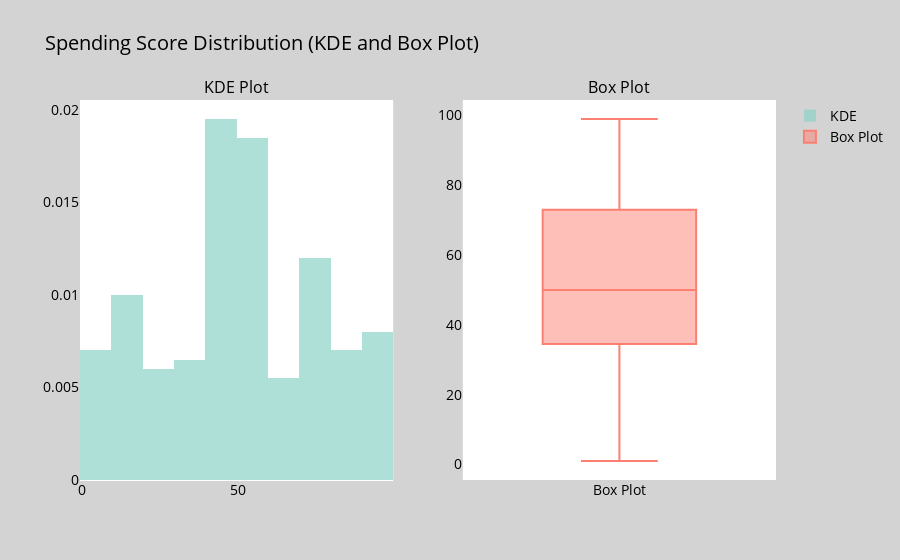

This figure's notebook cell:
### Code cell
# Define a color scale from the color library
color_scale = pc.qualitative.Set3

# Create subplots with 1 row and 2 columns
fig = make_subplots(rows=1, cols=2, subplot_titles=("KDE Plot", "Box Plot"))

# Create KDE Plot (left subplot)
kde_trace = go.Histogram(
    x=df['Spending Score (1-100)'],
    name="KDE",
    histnorm='probability density',
    marker=dict(color=color_scale[0]),
    opacity=0.7,
)
fig.add_trace(kde_trace, row=1, col=1)

# Create Box Plot (right subplot)
box_trace = go.Box(
    y=df['Spending Score (1-100)'],
    name="Box Plot",
    marker=dict(color=color_scale[3]),
)
fig.add_trace(box_trace, row=1, col=2)

# Update layout and labels
fig.update_layout(
    title="Spending Score Distribution (KDE and Box Plot)",
    font=dict(size=14, color="black"),
    paper_bgcolor="lightgray",
    plot_bgcolor="white",
)

# Show the subplot
fig.show()

### Figure 1 — Plotly figure (JSON) as saved in the notebook; plotly's stock layout.template omitted (floating-point values rounded to 4 significant figures; data arrays with more than 128 entries replaced by an {"elided": "..."} marker saying what was removed)
{"data": [{"histnorm": "probability density", "marker": {"color": "rgb(141,211,199)"}, "name": "KDE", "opacity": 0.7, "type": "histogram", "x": {"elided": "200 int values"}, "xaxis": "x", "yaxis": "y"}, {"marker": {"color": "rgb(251,128,114)"}, "name": "Box Plot", "type": "box", "xaxis": "x2", "y": {"elided": "200 int values"}, "yaxis": "y2"}], "layout": {"annotations": [{"font": {"size": 16}, "showarrow": false, "text": "KDE Plot", "x": 0.225, "xanchor": "center", "xref": "paper", "y": 1, "yanchor": "bottom", "yref": "paper"}, {"font": {"size": 16}, "showarrow": false, "text": "Box Plot", "x": 0.775, "xanchor": "center", "xref": "paper", "y": 1, "yanchor": "bottom", "yref": "paper"}], "font": {"color": "black", "size": 14}, "paper_bgcolor": "lightgray", "plot_bgcolor": "white", "title": {"text": "Spending Score Distribution (KDE and Box Plot)"}, "xaxis": {"anchor": "y", "domain": [0, 0.45]}, "xaxis2": {"anchor": "y2", "domain": [0.55, 1]}, "yaxis": {"anchor": "x", "domain": [0, 1]}, "yaxis2": {"anchor": "x2", "domain": [0, 1]}}}
